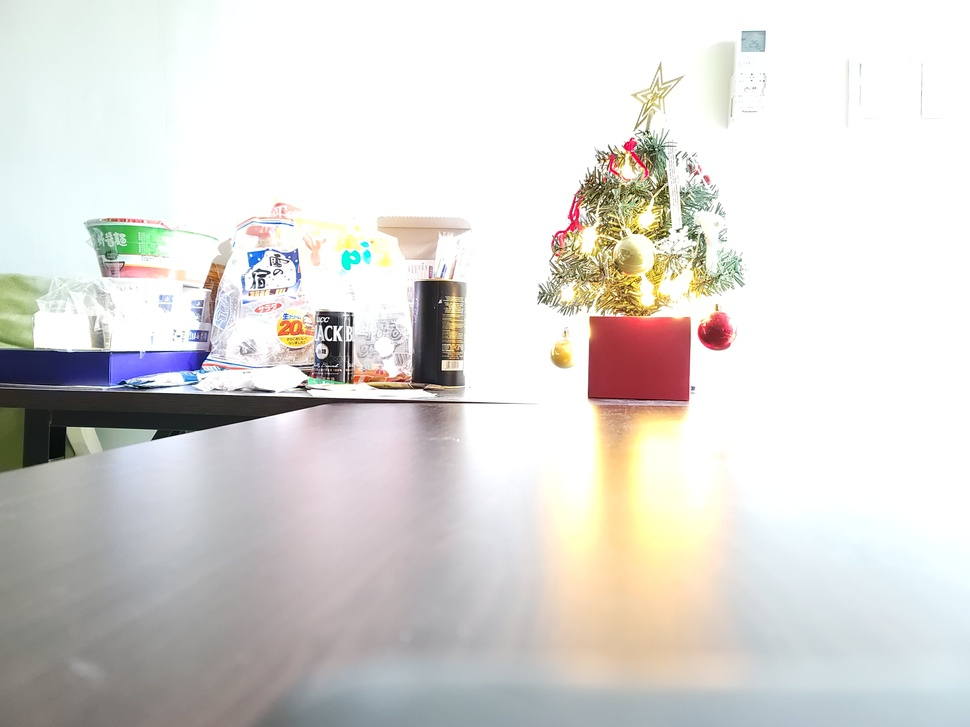
#> input picture code/data/20220325_183959.jpg, 970 x 727 px, shrunk from 4000 x 3000 before the run; its folder holds only this picture in this run
$ python main.py
#> lines starting #> are read from the running program, lines starting #| are printed output that depends on the picture; long printed decimals are rounded
### code/hdr/hdr.py
import cv2
from cv2 import imread
import numpy as np
import random
from scipy import sparse
import matplotlib.pyplot as plt


def hdr(img_List):

    w=img_List[0].shape[0]
    h=img_List[0].shape[1]
    r_list=[]
    g_list=[]
    b_list=[]
    randomlist = []
    sample_num=50
    for i in range(sample_num):
        a = random.randint(1,h*w)
        randomlist.append(a)
    #print(randomlist)

    for i in range(0,sample_num):
        for j in range(0,len(img_List)):
            # print(List[i])
            r_list.append(img_List[j][randomlist[i]//h][randomlist[i]%h][2])
            # print(r_list)
            g_list.append(img_List[j][randomlist[i]//h][randomlist[i]%h][1])
            b_list.append(img_List[j][randomlist[i]//h][randomlist[i]%h][0])


    matrixX_r=g_function(sample_num,img_List,r_list)
    matrixX_g=g_function(sample_num,img_List,g_list)
    matrixX_b=g_function(sample_num,img_List,b_list)

    irr_result=irradiance(img_List,matrixX_r,matrixX_g,matrixX_b)

    return irr_result


def g_function(sample_num,img_List,r_list):


    row = sample_num * len(img_List) + 1 + 254
    column = 256+ sample_num

    matrixA=sparse.csr_matrix((row,column)).toarray()
    matrixB=sparse.csr_matrix((row,1)).toarray()
    #print(r_list)
    for i in range(1,255):
        j=i
        if i<=127:
            matrixA[len(r_list)+i,j-1]=1*(i-0)
            matrixA[len(r_list)+i,j]=-2*(i-0)
            matrixA[len(r_list)+i,j+1]=1*(i-0)
        else:
            matrixA[len(r_list)+i,j-1]=1*(255-i)
            matrixA[len(r_list)+i,j]=-2*(255-i)
            matrixA[len(r_list)+i,j+1]=1*(255-i)
    w_list=[]
    matrixA[len(r_list),127]=1
    for i in range(0,len(r_list)):
        j=r_list[i]
        if j<=127:
            matrixA[i,j]=1*j
            w_list.append(j)
        else:
            matrixA[i,j]=1*(255-j)
            w_list.append(255-j)


    k=0
    for i in range(0,sample_num):
        for j in range(0,len(img_List)):
            matrixA[i*len(img_List)+j,256+k]=-1*w_list[i*len(img_List)+j]

        k+=1


    ss = np.array([1/2,1/4,1/8,1/16,1/32,1/64,1/128,1/256,1/512,1/1024,1/2048])

    for i in range(0,sample_num):
        for j in range(len(img_List)):
            matrixB[i*len(img_List)+j] = np.log(ss[j])*w_list[i*len(img_List)+j]
    #print(matrixB)
    matrixX=np.linalg.lstsq(matrixA, matrixB , rcond=None)[0][:256]
    # [9 lines of commented-out code are left out]

    return matrixX

def irradiance(img_List,matrixX_r,matrixX_g,matrixX_b):
    ss = np.array([1/2,1/4,1/8,1/16,1/32,1/64,1/128,1/256,1/512,1/1024,1/2048])
    total_weight=np.zeros((img_List[0].shape[0],img_List[0].shape[1],img_List[0].shape[2]))
    weight=np.zeros((img_List[0].shape[0],img_List[0].shape[1],img_List[0].shape[2]))
    irr= np.zeros((img_List[0].shape[0],img_List[0].shape[1],img_List[0].shape[2]))
    irr=irr.astype(np.float32)

    for k in range (len(img_List)):
        weight[:,:,2]=np.where((img_List[k])[:,:,2]<=127,(img_List[k][:,:,2]),(255-img_List[k][:,:,2]))
        tmp=weight*(matrixX_r[img_List[k][:,:,2]]-np.log(ss[k]))
        irr+=tmp
        total_weight+=weight

    for k in range (len(img_List)):
        weight[:,:,1]=np.where((img_List[k])[:,:,1]<=127,(img_List[k][:,:,1]),(255-img_List[k][:,:,1]))
        tmp=weight*(matrixX_g[img_List[k][:,:,1]]-np.log(ss[k]))
        irr+=tmp
        total_weight+=weight

    for k in range (len(img_List)):
        weight[:,:,0]=np.where((img_List[k])[:,:,0]<=127,(img_List[k][:,:,0]),(255-img_List[k][:,:,0]))
        tmp=weight*(matrixX_b[img_List[k][:,:,0]]-np.log(ss[k]))
        irr+=tmp
        total_weight+=weight

    irr[:,:,0]=irr[:,:,0]/total_weight[:,:,0]
    irr[:,:,1]=irr[:,:,1]/total_weight[:,:,1]
    irr[:,:,2]=irr[:,:,2]/total_weight[:,:,2]

    irr=np.nan_to_num(irr)
    irr=np.exp(irr)

    print(np.max(irr))
    #print(irr)
    #np.save("test.npy",irr)
    cv2.imwrite("HDR.png",irr)

    return irr

### code/tone_mapping/tone_mapping.py
import cv2
import numpy as np

def Durand(hdr):

    ldr= np.zeros((hdr.shape[0],hdr.shape[1],hdr.shape[2]))
    intensity= (hdr[:,:,0]*1+hdr[:,:,1]*40+hdr[:,:,2]*20)/61
    log_i=np.log(intensity)
    log_low_pass=cv2.bilateralFilter(log_i,3,15,15)
    log_high_pass=log_i-log_low_pass
    delta=np.max(log_low_pass)-np.min(log_low_pass)
    gamma=2/delta
    recover=np.power(10,gamma*(log_low_pass)+log_high_pass)
    ldr[:,:,0] = (hdr[:,:,0]/intensity*1.0/np.power(10,np.max(gamma*log_low_pass)))*recover
    ldr[:,:,1] = (hdr[:,:,1]/intensity*1.0/np.power(10,np.max(gamma*log_low_pass)))*recover
    ldr[:,:,2] = (hdr[:,:,2]/intensity*1.0/np.power(10,np.max(gamma*log_low_pass)))*recover

    ldr=np.clip((ldr**0.5)*255,0,255)
    ldr=ldr.astype(np.uint8)
    return ldr

### code/main.py
from image_alignment import alignment
from hdr import hdr
from tone_mapping import tone_mapping
import cv2
import numpy as np
import os


if __name__=='__main__':
    #read data
    img_list=[]
    result_list=[]
    for filename in os.listdir(r"./" + 'data'):
        img_list.append(filename)
        print(filename)

    #alignment
    base_img = cv2.imread(os.path.join('data',img_list[0]))
#> base_img is the input picture: shape (727, 970, 3); mean B, G, R 213.4, 216.7, 218.7
    print(len(img_list))
    result_list.append(base_img)

    for i in range(1,len(img_list)):
        data_img = cv2.imread(os.path.join('data',img_list[i]))#讀取圖片
        result=alignment.alignment(base_img,data_img)
        result_list.append(result)
        print(i)

    print("HDR...")
    img=hdr.hdr(result_list)
#> after the loop in hdr, `for i in range(0,sample_num):`: b_list = 50 values, max 255 at index 3, min 45 at index 29, mean 204; g_list = 50 values, max 255 at index 3, min 36 at index 29, mean 214.5; r_list = 50 values, max 255 at index 3, min 33 at index 29, mean 215.4
#> in g_function, `row = sample_num * len(img_List) + 1 + 254`: row = 305
#> in g_function, `matrixB=sparse.csr_matrix((row,1)).toarray()`: matrixB = 305 values from 0 to 0
#> after the loop in g_function, `for i in range(1,255):`:
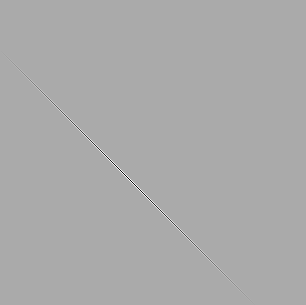
#> matrixA: shape (305, 306) float64; min -254, max 127, mean 0; drawn with min black and max white
#> the loop in g_function, `for i in range(0,len(r_list)):` made 50 passes
#> j on passes 1 to 8: 148, 252, 199, 255, 255, 203, 255, 255
#> after the loop in g_function, `for i in range(0,len(r_list)):`: w_list = 50 values, max 115 at index 33, min 0 at index 3, mean 32.92
#> after the loop in g_function, `for i in range(0,sample_num):`: k = 50
#> after the loop in g_function, `for i in range(0,sample_num):`: matrixB = 305 values, max 0 at index 3, min -79.71 at index 33, mean -3.74
#> in g_function, `matrixX=np.linalg.lstsq(matrixA, matrixB , rcond=None)[0][:256]`: matrixX = 256 values, max 0.114 at index 0, min -0.115 at index 255, mean -0.000448
#> in hdr, `matrixX_r=g_function(sample_num,img_List,r_list)`: matrixX_r has the same summary as matrixX in g_function
#> the loop in g_function (call 2), `for i in range(0,len(r_list)):` made 50 passes
#> j on passes 1 to 8: 132, 203, 215, 255, 247, 192, 255, 255
#> in hdr, `matrixX_g=g_function(sample_num,img_List,g_list)`: matrixX_g = 256 values, max 0.13 at index 0, min -0.131 at index 255, mean -0.000513
#> in hdr, `matrixX_b=g_function(sample_num,img_List,b_list)`: matrixX_b = 256 values, max 0.113 at index 0, min -0.113 at index 255, mean -0.000443
#> the loop in irradiance, `for k in range (len(img_List)):` made 1 pass
#> pass 1, in irradiance, `tmp=weight*(matrixX_r[img_List[k][:,:,2]]-np.log(ss[k]))`:
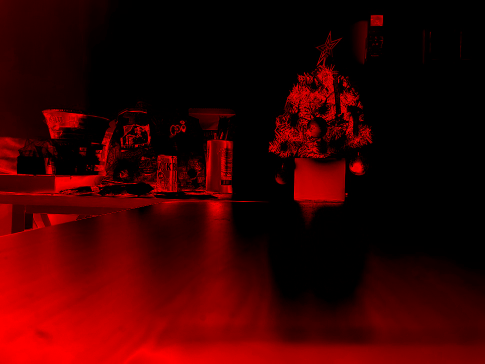
#> tmp: shape (727, 970, 3) float64 (shown at 1/2 size); mean of channels 0, 1, 2 0, 0, 19.8; drawn with min black and max white
#> after the loop in irradiance, `for k in range (len(img_List)):`:
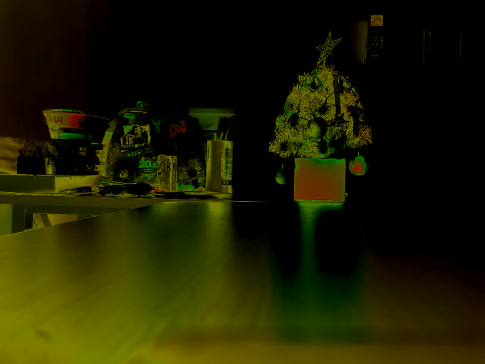
#> weight: shape (727, 970, 3) float64 (shown at 1/2 size); mean of channels 0, 1, 2 0, 30.4, 30.2; drawn as B, G, R
#> the loop in irradiance, `for k in range (len(img_List)):` made 1 pass
#> pass 1, in irradiance, `total_weight+=weight`:
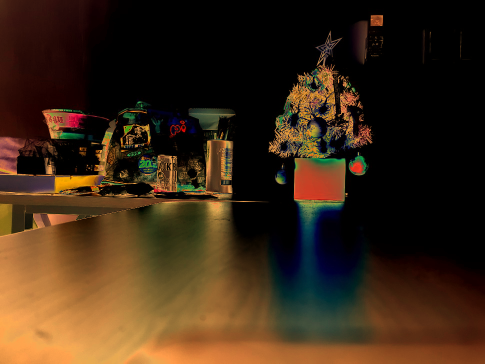
#> total_weight: shape (727, 970, 3) float64 (shown at 1/2 size); mean of channels 0, 1, 2 32.9, 60.7, 90.6; drawn with min black and max white
#> after the loop in irradiance, `for k in range (len(img_List)):`:
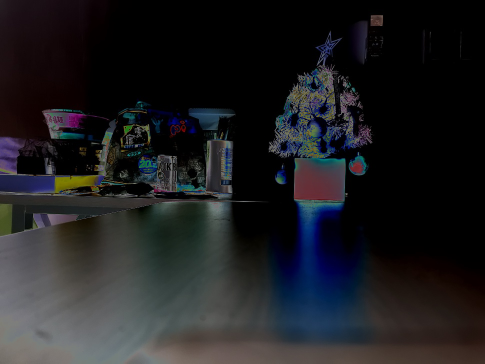
#> weight: shape (727, 970, 3) float64 (shown at 1/2 size); mean of channels 0, 1, 2 32.9, 30.4, 30.2; drawn as B, G, R
#| 2.257
    print("HDR")
    #tonemapping
    print("tonemapping...")
    ldr=tone_mapping.Durand(img)
#> in Durand, `log_high_pass=log_i-log_low_pass`:
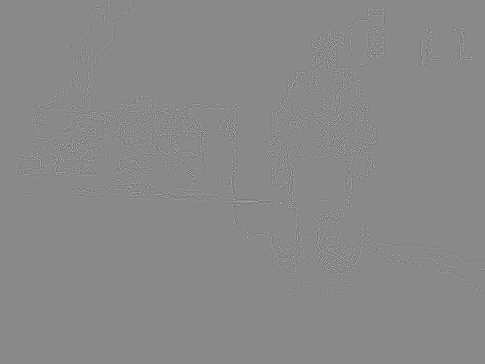
#> log_high_pass: shape (727, 970) float32 (shown at 1/2 size); min -0.546, max 0.466, mean -6.59e-08; drawn with min black and max white
#> in Durand, `delta=np.max(log_low_pass)-np.min(log_low_pass)`: delta = 0.805
#> in Durand, `gamma=2/delta`: gamma = 2.49
#> in Durand, `ldr=np.clip((ldr**0.5)*255,0,255)`:
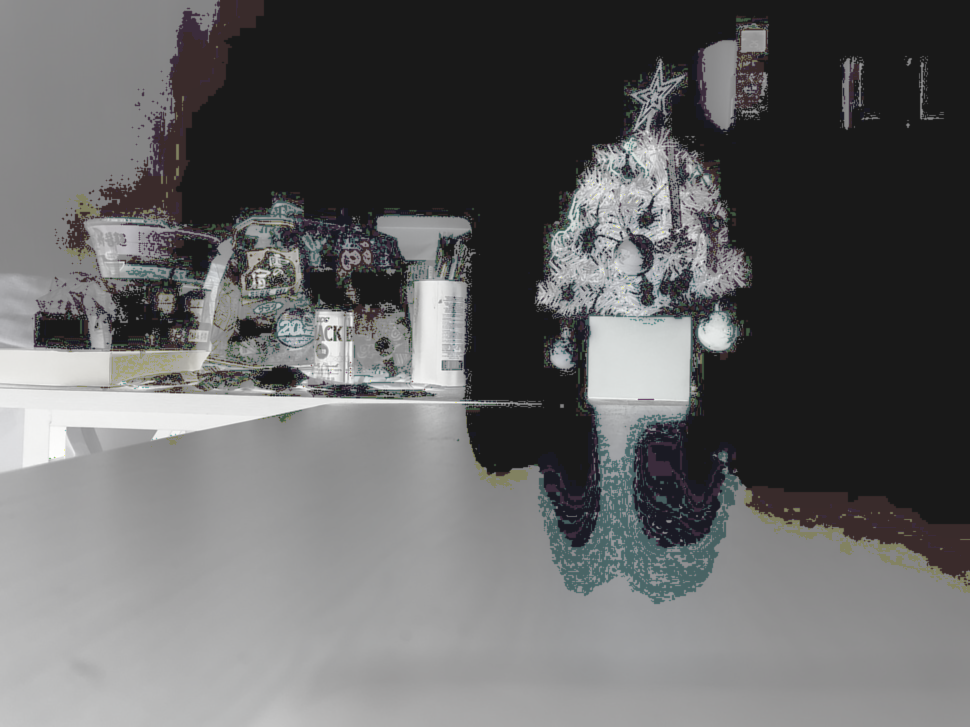
#> ldr: shape (727, 970, 3) float64; mean of channels 0, 1, 2 102, 101.7, 101.6; drawn as B, G, R
    print("tonemapping finish")
    cv2.imwrite('tone_mapping/result/final.png',ldr)
    # 按下任意鍵則關閉所有視窗
    cv2.waitKey(0)
    cv2.destroyAllWindows()

$ run again, on code/data/20220325_184013.jpg
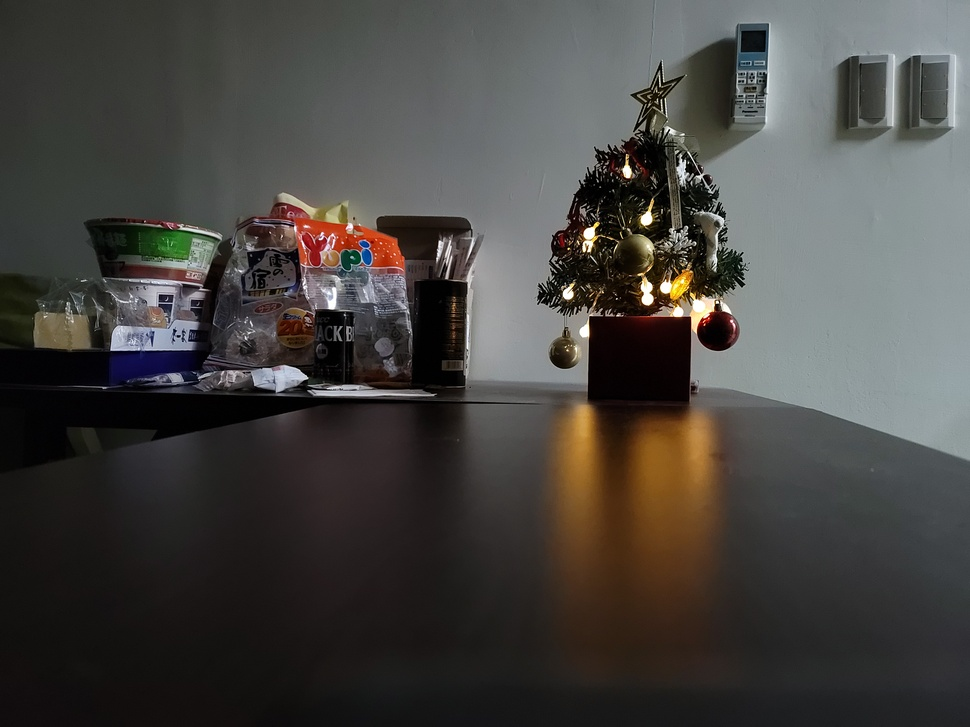
#> input picture code/data/20220325_184013.jpg, 970 x 727 px, shrunk from 4000 x 3000 before the run
#> base_img is the input picture: shape (727, 970, 3); mean B, G, R 65.9, 69, 71.1
#> after the loop in hdr, `for i in range(0,sample_num):`: b_list = 50 values, max 202 at index 14, min 0 at index 39, mean 58.24; g_list = 50 values, max 232 at index 14, min 0 at index 39, mean 64.1; r_list = 50 values, max 251 at index 14, min 1 at index 29, mean 68.1
#> row = 305
#> in g_function, `matrixB=sparse.csr_matrix((row,1)).toarray()`: matrixB = 305 values from 0 to 0
#> the loop in g_function, `for i in range(0,len(r_list)):` made 50 passes
#> j on passes 1 to 8: 15, 58, 12, 140, 94, 36, 115, 141
#> after the loop in g_function, `for i in range(0,len(r_list)):`: w_list = 50 values, max 125 at index 21, min 1 at index 29, mean 59.78
#> after the loop in g_function, `for i in range(0,sample_num):`: k = 50
#> after the loop in g_function, `for i in range(0,sample_num):`: matrixB = 305 values, max 0 at index 50, min -86.64 at index 21, mean -6.79
#> matrixX = 256 values from -0.153 to 0.154
#> the loop in g_function (call 2), `for i in range(0,len(r_list)):` made 50 passes
#> j on passes 1 to 8: 11, 30, 22, 150, 58, 30, 84, 153
#> matrixX_g = 256 values from -0.155 to 0.156
#> matrixX_b = 256 values from -0.166 to 0.168
#> the loop in irradiance, `for k in range (len(img_List)):` made 1 pass
#| 2.362
#> in Durand, `intensity= (hdr[:,:,0]*1+hdr[:,:,1]*40+hdr[:,:,2]*20)/61`:
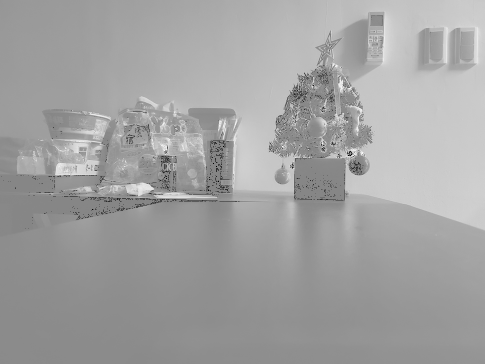
#> intensity: shape (727, 970) float32 (shown at 1/2 size); min 1, max 2.35, mean 1.86; drawn with min black and max white
#> delta = 0.823
#> gamma = 2.43
#> in Durand, `ldr=np.clip((ldr**0.5)*255,0,255)`:
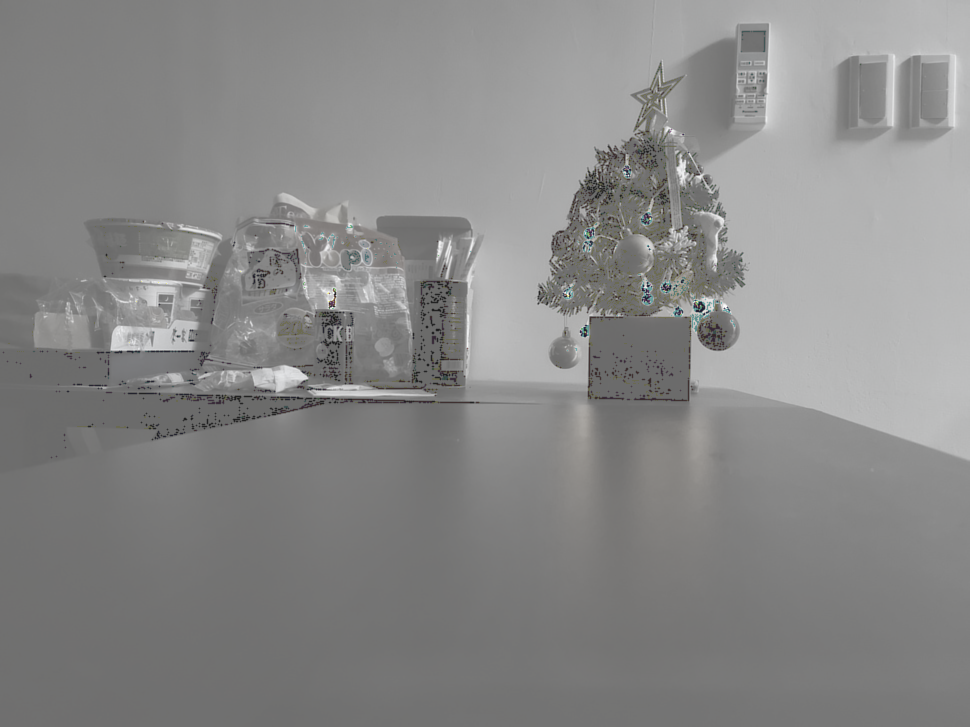
#> ldr: shape (727, 970, 3) float64; mean of channels 0, 1, 2 136.2, 136.6, 136.8; drawn as B, G, R

$ run again, on code/data/20220325_184021.jpg
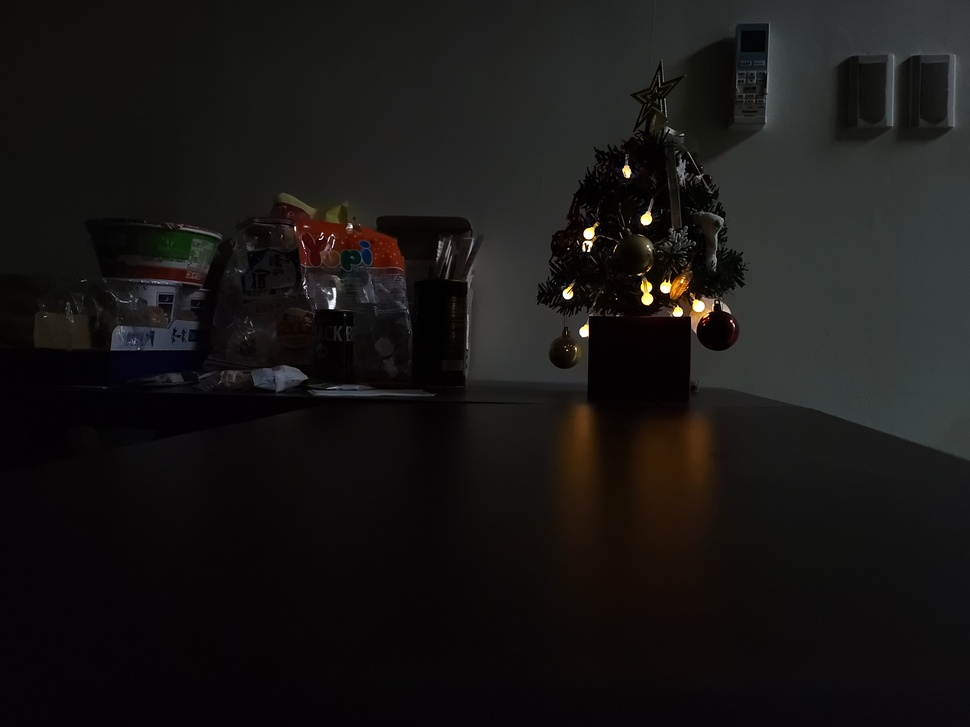
#> input picture code/data/20220325_184021.jpg, 970 x 727 px, shrunk from 4000 x 3000 before the run
#> base_img is the input picture: shape (727, 970, 3); mean B, G, R 21.7, 22.7, 24.3
#> after the loop in hdr, `for i in range(0,sample_num):`: b_list = 50 values, max 102 at index 14, min 0 at index 39, mean 19.4; g_list = 50 values, max 156 at index 14, min 0 at index 39, mean 21.84; r_list = 50 values, max 173 at index 14, min 3 at index 2, mean 24.06
#> row = 305
#> in g_function, `matrixB=sparse.csr_matrix((row,1)).toarray()`: matrixB = 305 values from 0 to 0
#> the loop in g_function, `for i in range(0,len(r_list)):` made 50 passes
#> j on passes 1 to 8: 5, 18, 3, 52, 26, 8, 35, 53
#> after the loop in g_function, `for i in range(0,len(r_list)):`: w_list = 50 values, max 82 at index 14, min 3 at index 2, mean 22.24
#> after the loop in g_function, `for i in range(0,sample_num):`: k = 50
#> after the loop in g_function, `for i in range(0,sample_num):`: matrixB = 305 values, max 0 at index 50, min -56.84 at index 14, mean -2.53
#> matrixX = 256 values from -0.231 to 0.233
#> the loop in g_function (call 2), `for i in range(0,len(r_list)):` made 50 passes
#> j on passes 1 to 8: 3, 9, 4, 56, 16, 6, 25, 57
#> matrixX_g = 256 values from -0.229 to 0.231
#> matrixX_b = 256 values from -0.233 to 0.235
#> the loop in irradiance, `for k in range (len(img_List)):` made 1 pass
#| 2.525
#> in Durand, `intensity= (hdr[:,:,0]*1+hdr[:,:,1]*40+hdr[:,:,2]*20)/61`:
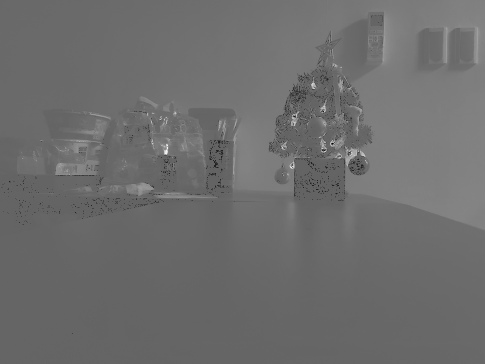
#> intensity: shape (727, 970) float32 (shown at 1/2 size); min 1, max 2.52, mean 1.65; drawn with min black and max white
#> delta = 0.899
#> gamma = 2.23
#> in Durand, `ldr=np.clip((ldr**0.5)*255,0,255)`:
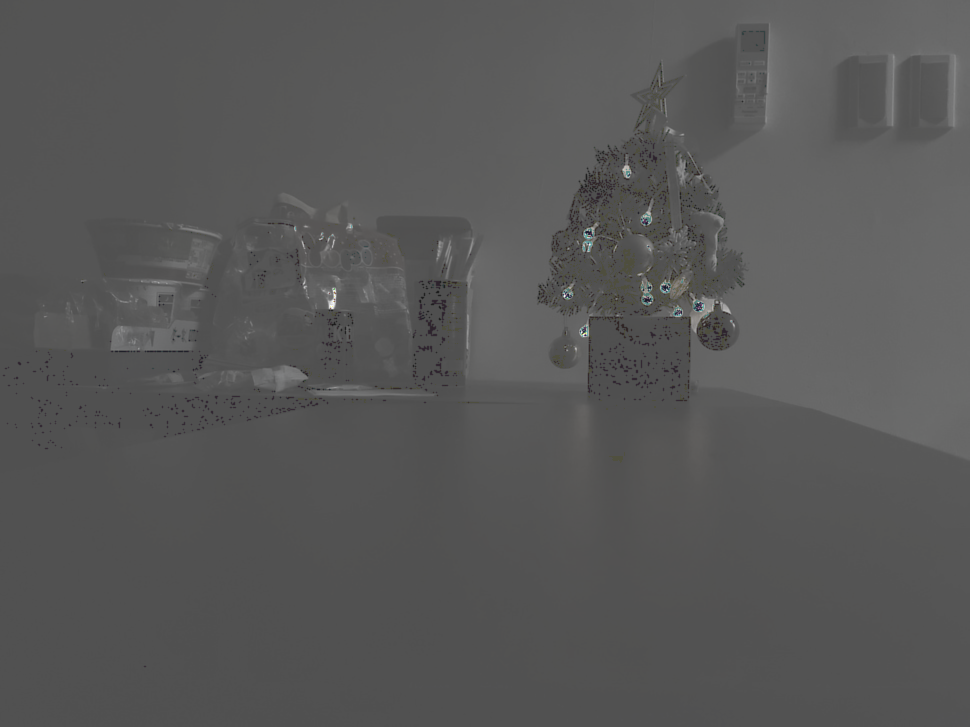
#> ldr: shape (727, 970, 3) float64; mean of channels 0, 1, 2 87.7, 87.9, 87.9; drawn as B, G, R
